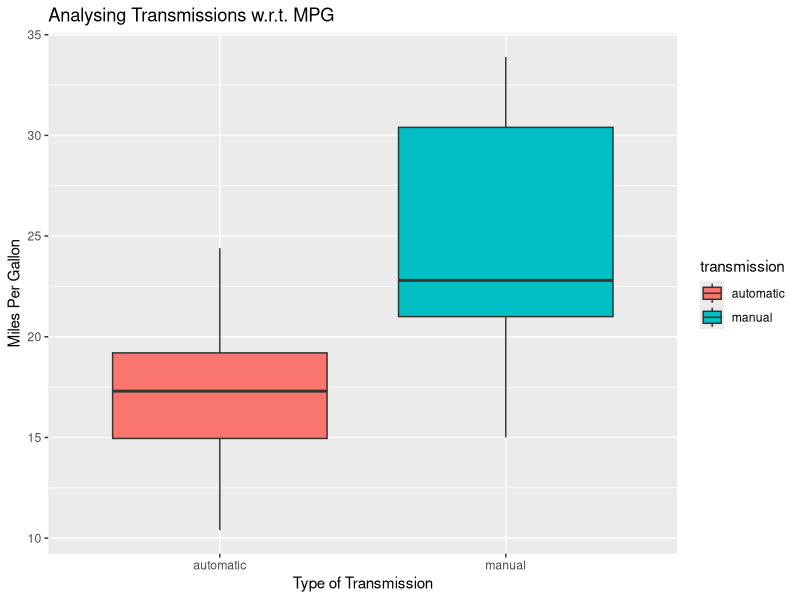
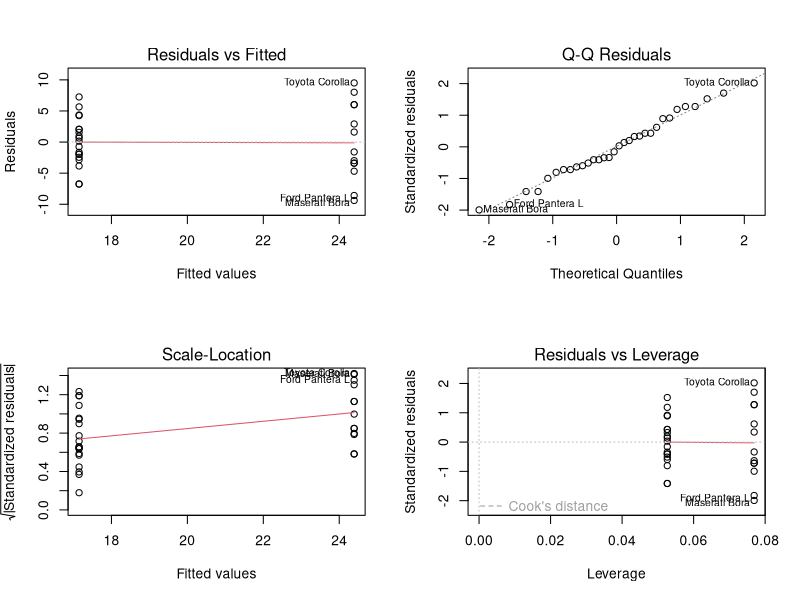
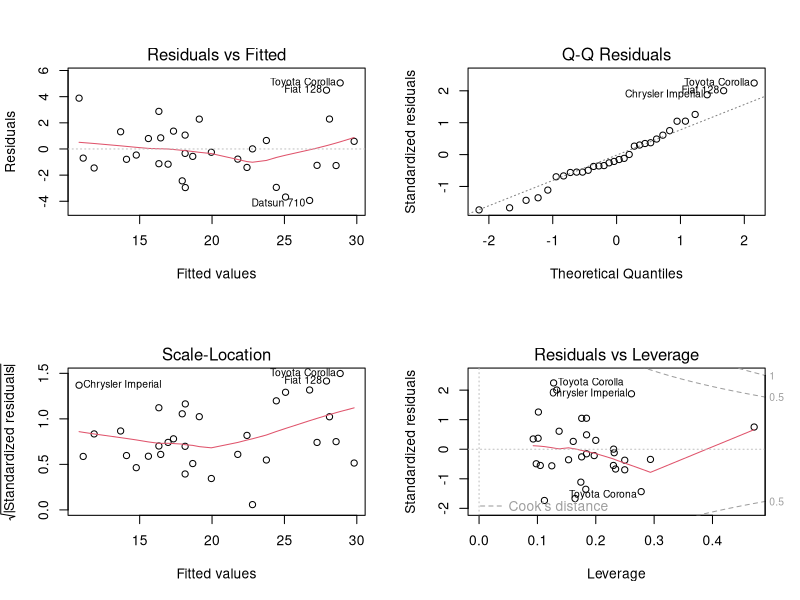

Reproduce these figures in R, in order.
## ---- chunk 1
library(datasets)
library(graphics)
library(MASS)
library(ggplot2)
## ---- chunk 2
data(mtcars)
mtcars$cyl <- factor(mtcars$cyl)
mtcars$vs <- factor(mtcars$vs)
mtcars$am <- factor(mtcars$am)
mtcars$transmission[mtcars$am == 0] <- "automatic"
mtcars$transmission[which(mtcars$am == 1)] <- "manual"
mtcars$transmission <- factor(mtcars$transmission)
str(mtcars)
## ---- chunk 3
fitALL <- lm(mpg ~ . -1, data = mtcars)
summary(fitALL)$coef
## ---- chunk 4
fitTransmission <- lm(mpg ~ am -1, data = mtcars)
summ <- summary(fitTransmission)$coef
summ
manual <- summ[1,1] + c(-1,1) * qt(0.975, df.residual(fitTransmission) * summ[1,2])
automatic  <- summ[2,1] + c(-1,1) * qt(0.975, df.residual(fitTransmission) * summ[2,2])
diff <- -(summ[1,1] - summ[2,1])
## ---- chunk 5
ggplot(mtcars, aes(x = transmission, y = mpg)) + geom_boxplot(aes(fill = transmission)) + 
      xlab("Type of Transmission") + ylab("Miles Per Gallon") + 
      ggtitle("Analysing Transmissions w.r.t. MPG")
## ---- chunk 6
dfT <- dfbeta(fitTransmission)
hatT <- hatvalues(fitTransmission)
par(mfrow = c(2,2))
plot(fitTransmission)
## ---- chunk 7
fitSelective <- stepAIC(fitALL, direction = "both", trace = FALSE)
sumn <- summary(fitSelective)$coef
sumn
## ---- chunk 8
dfS <- dfbeta(fitSelective)
hatS <- hatvalues(fitSelective)
par(mfrow = c(2,2))
plot(fitSelective)
## ---- chunk 9
anova(fitTransmission, fitSelective, fitALL)
